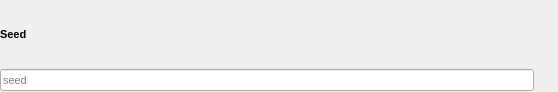
<?xml version="1.0" encoding="UTF-8"?>
<ui version="4.0">
 <class>seed_widget</class>
 <widget class="QWidget" name="seed_widget">
  <property name="geometry">
   <rect>
    <x>0</x>
    <y>0</y>
    <width>558</width>
    <height>92</height>
   </rect>
  </property>
  <property name="windowTitle">
   <string>Form</string>
  </property>
  <layout class="QGridLayout" name="gridLayout">
   <property name="leftMargin">
    <number>0</number>
   </property>
   <property name="topMargin">
    <number>0</number>
   </property>
   <property name="rightMargin">
    <number>0</number>
   </property>
   <property name="bottomMargin">
    <number>0</number>
   </property>
   <property name="spacing">
    <number>0</number>
   </property>
   <item row="1" column="0">
    <widget class="QLineEdit" name="lineEdit">
     <property name="font">
      <font>
       <pointsize>8</pointsize>
      </font>
     </property>
     <property name="placeholderText">
      <string>seed</string>
     </property>
    </widget>
   </item>
   <item row="1" column="1">
    <widget class="QPushButton" name="random_button">
     <property name="minimumSize">
      <size>
       <width>24</width>
       <height>24</height>
      </size>
     </property>
     <property name="maximumSize">
      <size>
       <width>24</width>
       <height>24</height>
      </size>
     </property>
     <property name="cursor">
      <cursorShape>PointingHandCursor</cursorShape>
     </property>
     <property name="toolTip">
      <string>Toggle random seed</string>
     </property>
     <property name="text">
      <string/>
     </property>
     <property name="icon">
      <iconset resource="../../../resources/feather.qrc">
       <normaloff>:/light/icons/feather/light/dice-game-icon.svg</normaloff>:/light/icons/feather/light/dice-game-icon.svg</iconset>
     </property>
     <property name="checkable">
      <bool>true</bool>
     </property>
     <property name="flat">
      <bool>true</bool>
     </property>
    </widget>
   </item>
   <item row="0" column="0">
    <widget class="QLabel" name="label">
     <property name="font">
      <font>
       <pointsize>8</pointsize>
       <bold>true</bold>
      </font>
     </property>
     <property name="text">
      <string>Seed</string>
     </property>
    </widget>
   </item>
  </layout>
 </widget>
 <resources>
  <include location="../../../resources/feather.qrc"/>
 </resources>
 <connections>
  <connection>
   <sender>lineEdit</sender>
   <signal>textChanged(QString)</signal>
   <receiver>seed_widget</receiver>
   <slot>action_value_changed_seed(QString)</slot>
   <hints>
    <hint type="sourcelabel">
     <x>209</x>
     <y>41</y>
    </hint>
    <hint type="destinationlabel">
     <x>324</x>
     <y>0</y>
    </hint>
   </hints>
  </connection>
  <connection>
   <sender>random_button</sender>
   <signal>toggled(bool)</signal>
   <receiver>seed_widget</receiver>
   <slot>action_clicked_button_random_seed(bool)</slot>
   <hints>
    <hint type="sourcelabel">
     <x>557</x>
     <y>42</y>
    </hint>
    <hint type="destinationlabel">
     <x>551</x>
     <y>67</y>
    </hint>
   </hints>
  </connection>
 </connections>
 <slots>
  <slot>action_clicked_button_random_seed(bool)</slot>
  <slot>action_value_changed_seed(QString)</slot>
 </slots>
</ui>
